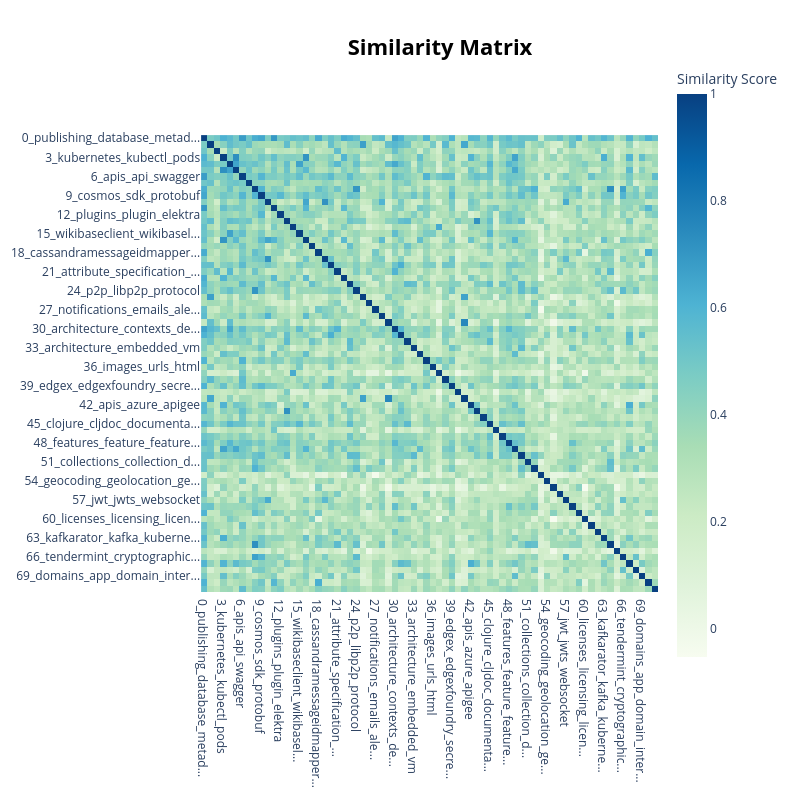

Here is the notebook cell this chart was saved with:
### Code cell
# Pairwise topic-similarity heatmap.
topic_model.visualize_heatmap()

### Figure 1 — Plotly figure (JSON) as saved in the notebook; plotly's stock layout.template omitted (floating-point values rounded to 4 significant figures; data arrays with more than 128 entries replaced by an {"elided": "..."} marker saying what was removed)
{"data": [{"coloraxis": "coloraxis", "hovertemplate": "x: %{x}<br>y: %{y}<br>Similarity Score: %{z}<extra></extra>", "name": "0", "type": "heatmap", "x": ["0_publishing_database_metad...", "1_fxa_jsx_framework", "2_architecture_decision_rec...", "3_kubernetes_kubectl_pods", "4_branches_releases_branching", "5_docker_dockerfiles_docker...", "6_apis_api_swagger", "7_testcontainers_testing_te...", "8_evidence_attacks_validators", "9_cosmos_sdk_protobuf", "10_authentication_oauth2_au...", "11_aws_s3_uploading", "12_plugins_plugin_elektra", "13_python_pip_versions", "14_elasticsearch_lucene_sea...", "15_wikibaseclient_wikibasel...", "16_secrets_kubernetes_vault", "17_eclipse_xml_epl", "18_cassandramessageidmapper...", "19_authnrequests_authnreque...", "20_frontend_webjars_hmrc", "21_attribute_specification_...", "22_logging_logs_logstash", "23_tensorflow_deeplearning4...", "24_p2p_libp2p_protocol", "25_typescript_types_type", "26_swift_xcode_ios", "27_notifications_emails_ale...", "28_authorization_privileges...", "29_commits_prettier_github", "30_architecture_contexts_de...", "31_ccs_services_marketplace", "32_java_jdk_intellij", "33_architecture_embedded_vm", "34_terraform_terragrunt_ter...", "35_uuids_uuid_identifiers", "36_images_urls_html", "37_variantsearch_joinawares...", "38_openmrs_documentation_se...", "39_edgex_edgexfoundry_secre...", "40_matlab_python_pythonic", "41_typescript_standardjs_es...", "42_apis_azure_apigee", "43_flask_wsgi_django", "44_translators_translations...", "45_clojure_cljdoc_documenta...", "46_flutter_downloader_downl...", "47_arachne_owl_configuration", "48_features_feature_feature...", "49_config_node_env_configur...", "50_holochain_qml_holoport", "51_collections_collection_d...", "52_ibc_relaying_relay", "53_scratch3_scratch_ftduino", "54_geocoding_geolocation_ge...", "55_rabbitmqeventhandler_rab...", "56_structured_grades_qualif...", "57_jwt_jwts_websocket", "58_screens_setloadingscreen...", "59_cassandra_atlasdb_transa...", "60_licenses_licensing_licen...", "61_datetime_offsetdatetime_...", "62_annotations_tasktype_tasks", "63_kafkarator_kafka_kuberne...", "64_staking_stake_proposals", "65_ocrmypdf_pdfs_pdf", "66_tendermint_cryptographic...", "67_microservices_microservi...", "68_protocol_secrecy_otr", "69_domains_app_domain_inter...", "70_blobstore_blobstodelete_...", "71_exceptions_failable_apis"], "xaxis": "x", "y": ["0_publishing_database_metad...", "1_fxa_jsx_framework", "2_architecture_decision_rec...", "3_kubernetes_kubectl_pods", "4_branches_releases_branching", "5_docker_dockerfiles_docker...", "6_apis_api_swagger", "7_testcontainers_testing_te...", "8_evidence_attacks_validators", "9_cosmos_sdk_protobuf", "10_authentication_oauth2_au...", "11_aws_s3_uploading", "12_plugins_plugin_elektra", "13_python_pip_versions", "14_elasticsearch_lucene_sea...", "15_wikibaseclient_wikibasel...", "16_secrets_kubernetes_vault", "17_eclipse_xml_epl", "18_cassandramessageidmapper...", "19_authnrequests_authnreque...", "20_frontend_webjars_hmrc", "21_attribute_specification_...", "22_logging_logs_logstash", "23_tensorflow_deeplearning4...", "24_p2p_libp2p_protocol", "25_typescript_types_type", "26_swift_xcode_ios", "27_notifications_emails_ale...", "28_authorization_privileges...", "29_commits_prettier_github", "30_architecture_contexts_de...", "31_ccs_services_marketplace", "32_java_jdk_intellij", "33_architecture_embedded_vm", "34_terraform_terragrunt_ter...", "35_uuids_uuid_identifiers", "36_images_urls_html", "37_variantsearch_joinawares...", "38_openmrs_documentation_se...", "39_edgex_edgexfoundry_secre...", "40_matlab_python_pythonic", "41_typescript_standardjs_es...", "42_apis_azure_apigee", "43_flask_wsgi_django", "44_translators_translations...", "45_clojure_cljdoc_documenta...", "46_flutter_downloader_downl...", "47_arachne_owl_configuration", "48_features_feature_feature...", "49_config_node_env_configur...", "50_holochain_qml_holoport", "51_collections_collection_d...", "52_ibc_relaying_relay", "53_scratch3_scratch_ftduino", "54_geocoding_geolocation_ge...", "55_rabbitmqeventhandler_rab...", "56_structured_grades_qualif...", "57_jwt_jwts_websocket", "58_screens_setloadingscreen...", "59_cassandra_atlasdb_transa...", "60_licenses_licensing_licen...", "61_datetime_offsetdatetime_...", "62_annotations_tasktype_tasks", "63_kafkarator_kafka_kuberne...", "64_staking_stake_proposals", "65_ocrmypdf_pdfs_pdf", "66_tendermint_cryptographic...", "67_microservices_microservi...", "68_protocol_secrecy_otr", "69_domains_app_domain_inter...", "70_blobstore_blobstodelete_...", "71_exceptions_failable_apis"], "yaxis": "y", "z": {"elided": "72x72 float values"}}], "layout": {"coloraxis": {"autocolorscale": false, "colorbar": {"title": {"text": "Similarity Score"}}, "colorscale": [[0, "rgb(247,252,240)"], [0.125, "rgb(224,243,219)"], [0.25, "rgb(204,235,197)"], [0.375, "rgb(168,221,181)"], [0.5, "rgb(123,204,196)"], [0.625, "rgb(78,179,211)"], [0.75, "rgb(43,140,190)"], [0.875, "rgb(8,104,172)"], [1, "rgb(8,64,129)"]]}, "height": 800, "hoverlabel": {"bgcolor": "white", "font": {"family": "Rockwell", "size": 16}}, "legend": {"title": {"text": "Trend"}}, "margin": {"t": 60}, "showlegend": true, "title": {"font": {"color": "Black", "size": 22}, "text": "<b>Similarity Matrix</b>", "x": 0.55, "xanchor": "center", "y": 0.95, "yanchor": "top"}, "width": 800, "xaxis": {"anchor": "y", "constrain": "domain", "domain": [0, 1], "scaleanchor": "y"}, "yaxis": {"anchor": "x", "autorange": "reversed", "constrain": "domain", "domain": [0, 1]}}}
